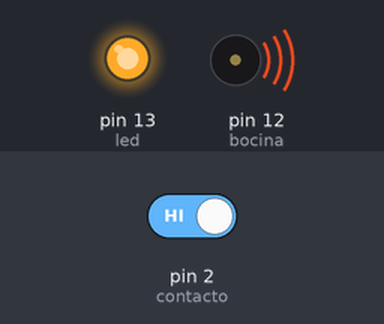
Bench run of a sketch on a simulated Arduino Uno, built with avr-gcc and run on an emulated ATmega328P. On the bench: output pins drawn as LEDs (lit = HIGH), buzzer (waves = sounding, pin HIGH). The test bench sets the inputs (shaded band); at power-on: pin 2 (contacto) HIGH.

Above: at 1.2 s.
1.3 s: pin 2 (contacto) driven LOW
At 1.45 s:
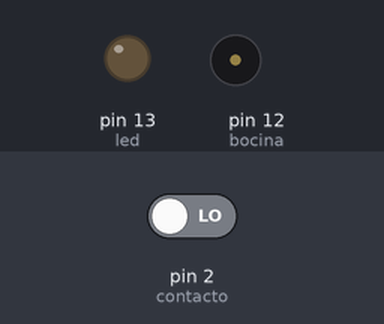
4.3 s: pin 2 (contacto) driven HIGH
At 5.5 s:
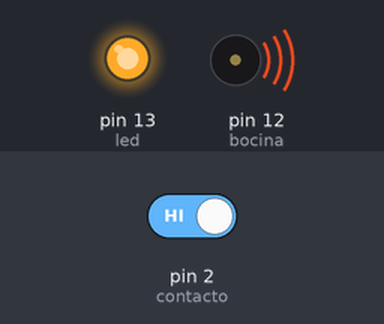
Timing chart, 0 to 7.3 s (numbered marks = the images above; inputs shaded):
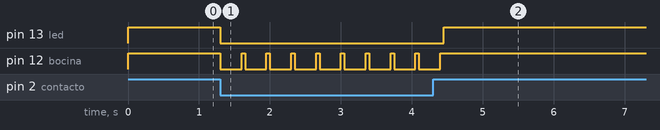

Measured:
- after the input at 1.3 s, pin 13 (led): HIGH → LOW at once; pin 12 (bocina): alternates HIGH for 0.05 s and LOW for 0.30 s, starting at once
- after the input at 4.3 s, pin 13 (led): LOW → HIGH after 0.15 s; pin 12 (bocina): goes on until 4.4 s, then stays HIGH

The sketch:

alarma.ino
```cpp
#include <LowPower.h>


int contacto=2;//pin asignado al reed switch
int led=13;//pin asignado al led
int bocina=12;//pin asignado a la bocina
void setup() {
  pinMode(contacto, INPUT);//establecer el switch como entrada
  pinMode(led, OUTPUT);//poner el led como salida
  pinMode(bocina, OUTPUT);//poner la bocina como salida.

}
void loop() {
  //LowPower.powerDown(SLEEP_8S, ADC_OFF, BOD_OFF);//entrar al modo sleep
  //si el iman se acerca al reed switch
  if(digitalRead(contacto)==LOW){
      digitalWrite(led, LOW);//enciende el led
        digitalWrite(bocina, LOW);//apaga el led
        delay(300);
        digitalWrite(bocina,HIGH);
        delay(50);
        }else {
      //si el iman esta lejos del reed switch
      digitalWrite(led, HIGH);
      digitalWrite(bocina, HIGH);

    }

}
```
